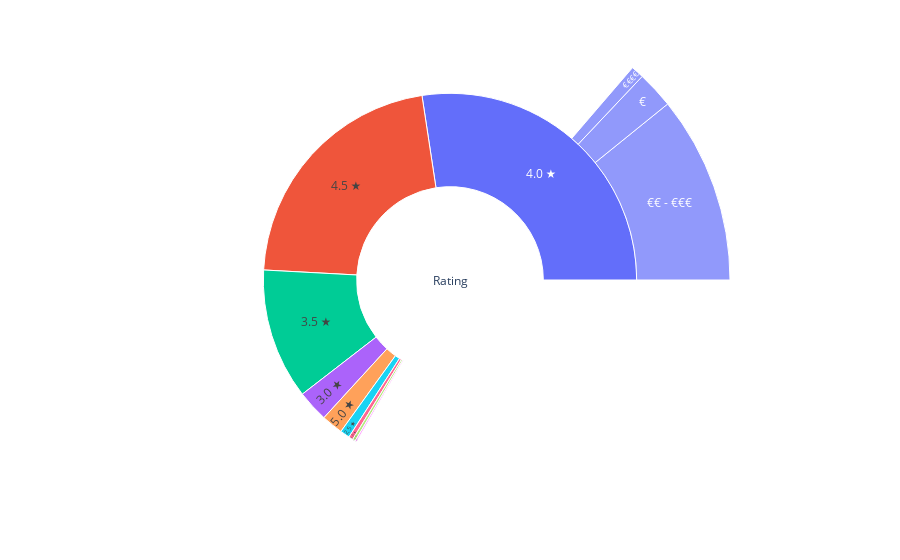

Notebook code cell kept with this figure:
### Code cell
df = pd.read_csv('ristoranti_zone.csv', encoding='utf-8')
unique_ratings = df.rating.unique().tolist()
unique_ratings.insert(0,"Rating")
fig =go.Figure(go.Sunburst(
    labels=[
        "Rating", 
        "1.0 &#9733;", 
        "1.5 &#9733;", 
        "2.0 &#9733;", 
        "2.5 &#9733;", 
        "3.0 &#9733;", 
        "3.5 &#9733;", 
        "4.0 &#9733;", 
        "4.5 &#9733;", 
        "5.0 &#9733;", 
        "&#8364;", 
        "&#8364;&#8364; - &#8364;&#8364;&#8364;", 
        "&#8364;&#8364;&#8364;&#8364;", 
        "&#8364;", 
        "&#8364;&#8364; - &#8364;&#8364;&#8364;", 
        "&#8364;&#8364;&#8364;&#8364;", 
        "&#8364;", 
        "&#8364;&#8364; - &#8364;&#8364;&#8364;", 
        "&#8364;&#8364;&#8364;&#8364;", 
        "&#8364;", 
        "&#8364;&#8364; - &#8364;&#8364;&#8364;", 
        "&#8364;&#8364;&#8364;&#8364;", 
        "&#8364;", 
        "&#8364;&#8364; - &#8364;&#8364;&#8364;", 
        "&#8364;&#8364;&#8364;&#8364;", 
        "&#8364;", 
        "&#8364;&#8364; - &#8364;&#8364;&#8364;", 
        "&#8364;&#8364;&#8364;&#8364;", 
        "&#8364;", 
        "&#8364;&#8364; - &#8364;&#8364;&#8364;", 
        "&#8364;&#8364;&#8364;&#8364;", 
        "&#8364;", 
        "&#8364;&#8364; - &#8364;&#8364;&#8364;", 
        "&#8364;&#8364;&#8364;&#8364;",
        "&#8364;", 
        "&#8364;&#8364; - &#8364;&#8364;&#8364;", 
        "&#8364;&#8364;&#8364;&#8364;"
        ],
    parents=[
        "", 
        "Rating", 
        "Rating", 
        "Rating", 
        "Rating",
        "Rating", 
        "Rating", 
        "Rating", 
        "Rating",
        "Rating",
        "1.0 &#9733;",
        "1.0 &#9733;",
        "1.0 &#9733;",
        "1.5 &#9733;",
        "1.5 &#9733;",
        "1.5 &#9733;",
        "2.0 &#9733;",
        "2.0 &#9733;",
        "2.0 &#9733;",
        "2.5 &#9733;",
        "2.5 &#9733;",
        "2.5 &#9733;",
        "3.0 &#9733;",
        "3.0 &#9733;",
        "3.0 &#9733;",
        "3.5 &#9733;", 
        "3.5 &#9733;", 
        "3.5 &#9733;", 
        "4.0 &#9733;", 
        "4.0 &#9733;", 
        "4.0 &#9733;", 
        "4.5 &#9733;", 
        "4.5 &#9733;", 
        "4.5 &#9733;", 
        "5.0 &#9733;", 
        "5.0 &#9733;", 
        "5.0 &#9733;"],
    values=[
        df.loc[df.rating == 1.0, 'total_reviews'].sum()+df.loc[df.rating == 1.5, 'total_reviews'].sum()+df.loc[df.rating == 2.0, 'total_reviews'].sum()+df.loc[df.rating == 2.5, 'total_reviews'].sum()+df.loc[df.rating == 3.0, 'total_reviews'].sum()+df.loc[df.rating == 3.5, 'total_reviews'].sum()+df.loc[df.rating == 4.0, 'total_reviews'].sum()+df.loc[df.rating == 4.5, 'total_reviews'].sum()+df.loc[df.rating == 5.0, 'total_reviews'].sum(),
        df.loc[df.rating == 1.0, 'total_reviews'].sum(),
        df.loc[df.rating == 1.5, 'total_reviews'].sum(),
        df.loc[df.rating == 2.0, 'total_reviews'].sum(),
        df.loc[df.rating == 2.5, 'total_reviews'].sum(),
        df.loc[df.rating == 3.0, 'total_reviews'].sum(),
        df.loc[df.rating == 3.5, 'total_reviews'].sum(),
        df.loc[df.rating == 4.0, 'total_reviews'].sum(),
        df.loc[df.rating == 4.5, 'total_reviews'].sum(),
        df.loc[df.rating == 5.0, 'total_reviews'].sum(),
        df.loc[(df.rating == 1.0) & (df.price == 1), 'total_reviews'].sum(),
        df.loc[(df.rating == 1.0) & (df.price == 2.5), 'total_reviews'].sum(),
        df.loc[(df.rating == 1.0) & (df.price == 4), 'total_reviews'].sum(),
        df.loc[(df.rating == 1.5) & (df.price == 1), 'total_reviews'].sum(),
        df.loc[(df.rating == 1.5) & (df.price == 2.5), 'total_reviews'].sum(),
        df.loc[(df.rating == 1.5) & (df.price == 4), 'total_reviews'].sum(),
        df.loc[(df.rating == 2.0) & (df.price == 1), 'total_reviews'].sum(),
        df.loc[(df.rating == 2.0) & (df.price == 2.5), 'total_reviews'].sum(),
        df.loc[(df.rating == 2.0) & (df.price == 4), 'total_reviews'].sum(),
        df.loc[(df.rating == 2.5) & (df.price == 1), 'total_reviews'].sum(),
        df.loc[(df.rating == 2.5) & (df.price == 2.5), 'total_reviews'].sum(),
        df.loc[(df.rating == 2.5) & (df.price == 4), 'total_reviews'].sum(),
        df.loc[(df.rating == 3.0) & (df.price == 1), 'total_reviews'].sum(),
        df.loc[(df.rating == 3.0) & (df.price == 2.5), 'total_reviews'].sum(),
        df.loc[(df.rating == 3.0) & (df.price == 4), 'total_reviews'].sum(),
        df.loc[(df.rating == 3.5) & (df.price == 1), 'total_reviews'].sum(),
        df.loc[(df.rating == 3.5) & (df.price == 2.5), 'total_reviews'].sum(),
        df.loc[(df.rating == 3.5) & (df.price == 4), 'total_reviews'].sum(),
        df.loc[(df.rating == 4.0) & (df.price == 1), 'total_reviews'].sum(),
        df.loc[(df.rating == 4.0) & (df.price == 2.5), 'total_reviews'].sum(),
        df.loc[(df.rating == 4.0) & (df.price == 4), 'total_reviews'].sum(),
        df.loc[(df.rating == 4.5) & (df.price == 1), 'total_reviews'].sum(),
        df.loc[(df.rating == 4.5) & (df.price == 2.5), 'total_reviews'].sum(),
        df.loc[(df.rating == 4.5) & (df.price == 4), 'total_reviews'].sum(),
        df.loc[(df.rating == 5.0) & (df.price == 1), 'total_reviews'].sum(),
        df.loc[(df.rating == 5.0) & (df.price == 2.5), 'total_reviews'].sum(),
        df.loc[(df.rating == 5.0) & (df.price == 4), 'total_reviews'].sum()],
))
fig.update_layout(margin = dict(t=0, l=0, r=0, b=0))

fig.show()
fig.write_html("sunburst.html")
# la maggior parte dei ristoranti ha un voto tra le 4 e le 4.5 stelle con predominanza dei ristoranti in fascia di prezzo media. La categoria dei ristoranti con 5 stelle, invece, presenta ugual numero di
# ristoranti di fascia economica e media

### Figure 1 — Plotly figure (JSON) as saved in the notebook; plotly's stock layout.template omitted (floating-point values rounded to 4 significant figures)
{"data": [{"labels": ["Rating", "1.0 &#9733;", "1.5 &#9733;", "2.0 &#9733;", "2.5 &#9733;", "3.0 &#9733;", "3.5 &#9733;", "4.0 &#9733;", "4.5 &#9733;", "5.0 &#9733;", "&#8364;", "&#8364;&#8364; - &#8364;&#8364;&#8364;", "&#8364;&#8364;&#8364;&#8364;", "&#8364;", "&#8364;&#8364; - &#8364;&#8364;&#8364;", "&#8364;&#8364;&#8364;&#8364;", "&#8364;", "&#8364;&#8364; - &#8364;&#8364;&#8364;", "&#8364;&#8364;&#8364;&#8364;", "&#8364;", "&#8364;&#8364; - &#8364;&#8364;&#8364;", "&#8364;&#8364;&#8364;&#8364;", "&#8364;", "&#8364;&#8364; - &#8364;&#8364;&#8364;", "&#8364;&#8364;&#8364;&#8364;", "&#8364;", "&#8364;&#8364; - &#8364;&#8364;&#8364;", "&#8364;&#8364;&#8364;&#8364;", "&#8364;", "&#8364;&#8364; - &#8364;&#8364;&#8364;", "&#8364;&#8364;&#8364;&#8364;", "&#8364;", "&#8364;&#8364; - &#8364;&#8364;&#8364;", "&#8364;&#8364;&#8364;&#8364;", "&#8364;", "&#8364;&#8364; - &#8364;&#8364;&#8364;", "&#8364;&#8364;&#8364;&#8364;"], "parents": ["", "Rating", "Rating", "Rating", "Rating", "Rating", "Rating", "Rating", "Rating", "Rating", "1.0 &#9733;", "1.0 &#9733;", "1.0 &#9733;", "1.5 &#9733;", "1.5 &#9733;", "1.5 &#9733;", "2.0 &#9733;", "2.0 &#9733;", "2.0 &#9733;", "2.5 &#9733;", "2.5 &#9733;", "2.5 &#9733;", "3.0 &#9733;", "3.0 &#9733;", "3.0 &#9733;", "3.5 &#9733;", "3.5 &#9733;", "3.5 &#9733;", "4.0 &#9733;", "4.0 &#9733;", "4.0 &#9733;", "4.5 &#9733;", "4.5 &#9733;", "4.5 &#9733;", "5.0 &#9733;", "5.0 &#9733;", "5.0 &#9733;"], "type": "sunburst", "values": [1811727, 3815, 6714, 10296, 22678, 74118, 307885, 744637, 590909, 50675, 451, 1038, 2326, 1506, 3052, 2156, 854, 7798, 1644, 2427, 18128, 2123, 9023, 64412, 683, 58866, 243571, 5448, 116152, 588171, 40314, 91089, 463552, 36268, 26336, 22546, 1793]}], "layout": {"margin": {"b": 0, "l": 0, "r": 0, "t": 0}}}
